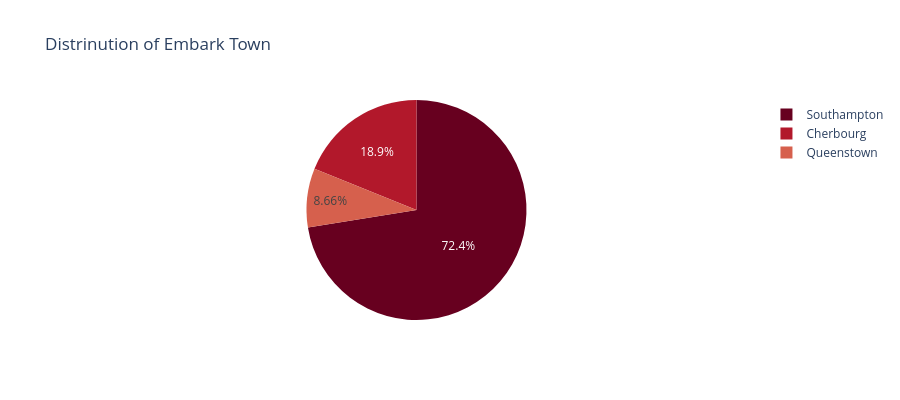

The notebook cell this image was saved under:
### Markdown cell above
### Regression Plot (regplot) in Seaborn

**`regplot`** is a function in Seaborn that is used to create a scatter plot along with a linear regression line, which helps visualize the relationship between two continuous variables. It combines both scatter plotting and regression analysis, making it a valuable tool for exploratory data analysis.

#### Key Features:

- **Scatter Plot**: Displays individual data points for the two variables, allowing you to see the distribution of data.
- **Regression Line**: Fits a linear regression model to the data, visually representing the trend or relationship between the variables.
- **Confidence Interval**: By default, `regplot` also includes a shaded area around the regression line that represents the confidence interval of the estimate, usually set at 95%.
  
- **Customizability**: You can customize various aspects of the plot, such as the color of the points, the type of regression (linear or polynomial), and the inclusion of a scatter plot without the regression line.

### Parameters:

- **`x`**: The name of the variable to be plotted on the x-axis.
- **`y`**: The name of the variable to be plotted on the y-axis.
- **`data`**: The dataset containing the variables.
- **`order`**: Specify the order of the polynomial regression if you want to fit a polynomial regression line (e.g., `order=2` for a quadratic fit).
- **`ci`**: Confidence interval for the regression estimate. You can set it to `None` if you don’t want the confidence interval displayed.

### Summary:

`regplot` is an effective tool for visualizing the relationship between two continuous variables through scatter plots and regression lines. It helps in understanding how one variable affects another, identifying trends, and making predictions based on the fitted model. Its ability to display confidence intervals adds further value to the analysis, allowing for better insights into the reliability of the regression estimates.

### Code cell
et_temp = titanic.embark_town.value_counts().reset_index()
#pie chart --> univariate analysis
#bivariate analysisabs 
px.pie(et_temp,values='count',names='embark_town',color_discrete_sequence=px.colors.sequential.RdBu,height=400,
      title='Distrinution of Embark Town')

### Figure 1 — Plotly figure (JSON) as saved in the notebook; plotly's stock layout.template omitted (floating-point values rounded to 4 significant figures)
{"data": [{"domain": {"x": [0, 1], "y": [0, 1]}, "hovertemplate": "embark_town=%{label}<br>count=%{value}<extra></extra>", "labels": ["Southampton", "Cherbourg", "Queenstown"], "legendgroup": "", "name": "", "showlegend": true, "type": "pie", "values": [644, 168, 77]}], "layout": {"height": 400, "legend": {"tracegroupgap": 0}, "piecolorway": ["rgb(103,0,31)", "rgb(178,24,43)", "rgb(214,96,77)", "rgb(244,165,130)", "rgb(253,219,199)", "rgb(247,247,247)", "rgb(209,229,240)", "rgb(146,197,222)", "rgb(67,147,195)", "rgb(33,102,172)", "rgb(5,48,97)"], "title": {"text": "Distrinution of Embark Town"}}}
